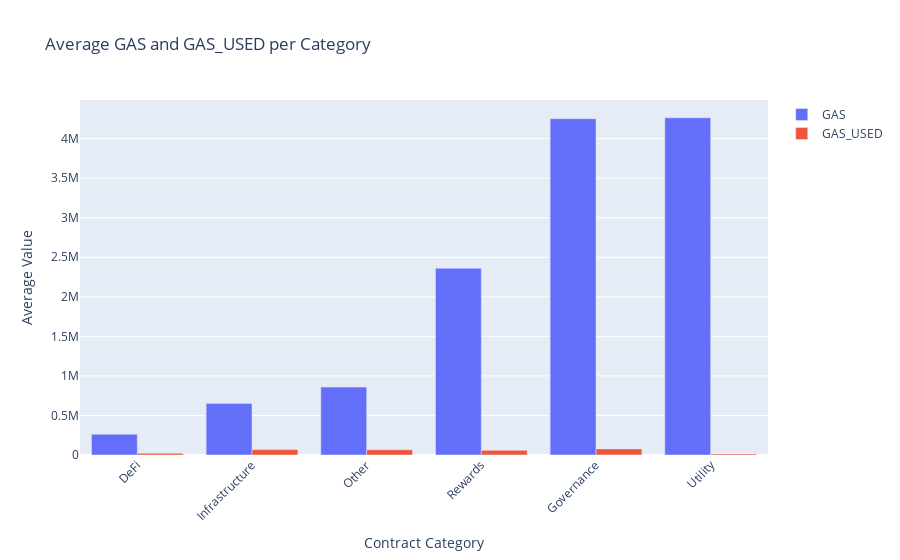

This figure's notebook cell:
### Code cell
category_avg = df.groupby('category').agg({
    'GAS': 'mean',
    'GAS_USED': 'mean'
}).reset_index().sort_values(by='GAS')

fig = go.Figure(data=[
    go.Bar(name='GAS', x=category_avg['category'], y=category_avg['GAS']),
    go.Bar(name='GAS_USED', x=category_avg['category'], y=category_avg['GAS_USED'])
])

fig.update_layout(
    barmode='group',
    title='Average GAS and GAS_USED per Category',
    xaxis_title='Contract Category',
    yaxis_title='Average Value',
    xaxis_tickangle=-45
)

fig.show()

### Figure 1 — Plotly figure (JSON) as saved in the notebook; plotly's stock layout.template omitted (floating-point values rounded to 4 significant figures)
{"data": [{"name": "GAS", "type": "bar", "x": ["DeFi", "Infrastructure", "Other", "Rewards", "Governance", "Utility"], "y": [263000.0, 652700.0, 858800.0, 2362000.0, 4253000.0, 4264000.0]}, {"name": "GAS_USED", "type": "bar", "x": ["DeFi", "Infrastructure", "Other", "Rewards", "Governance", "Utility"], "y": [21580.0, 68530.0, 65770.0, 59330.0, 77190.0, 13390.0]}], "layout": {"barmode": "group", "title": {"text": "Average GAS and GAS_USED per Category"}, "xaxis": {"tickangle": -45, "title": {"text": "Contract Category"}}, "yaxis": {"title": {"text": "Average Value"}}}}
